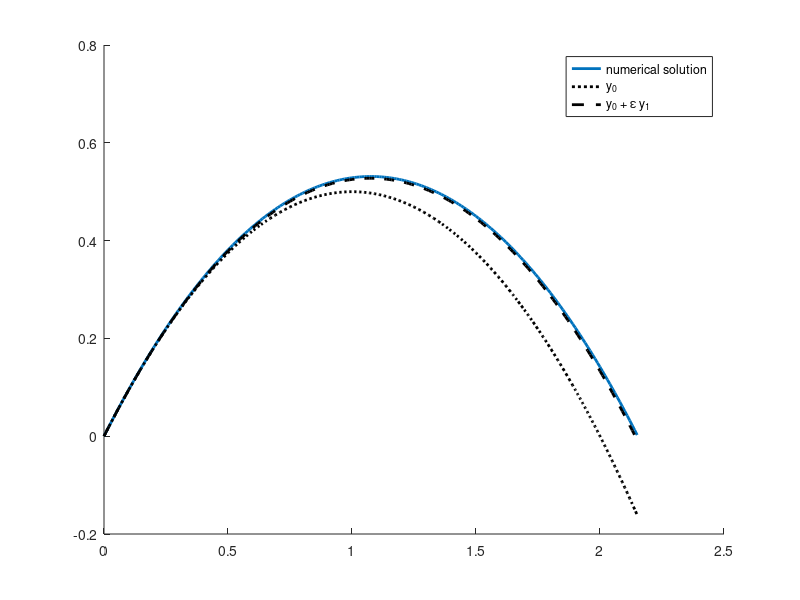

MATLAB code for this plot:
% ===========================================================================
% Solving y'' = -(1 + epsilon y)^(-2) for small epsilon
% ===========================================================================

% x_1 = y
% x_2 = y'

% x'_1 = x_2
% x'_2 = -(1 + epsilon x_1)^(-2)

% f(x) = (x_2, (1 + epsilon x_1)^(-2))

epsilon = 0.1;
dt = 0.01;
max_T = 3;

time = 0:dt:max_T;
N = length(time);

X = zeros(N, 2);
X(1,:) = [0, 1]; % y(0) = 0, y'(0) = 1
N_0 = 0;
% forward euler
f = @(x) [x(2), -(1 + epsilon*x(1))^(-2)];
for n = 1:N-1
    X(n+1,:) = X(n, :) + dt*f(X(n, :));
    if X(n+1,1) < eps
        N_0 = n;
        break;
    end
end

t = time(1:N_0);
% asymptotic solutions
y_0 = t.*(1 - 0.5*t);
y_1 = 0.333*t.^3.*(1 - 0.25*t);

hold on
plot(t, X(1:N_0,1), '-;numerical solution;', 'linewidth', 2)
plot(t, y_0, ':k;y_0;', 'linewidth', 2)
plot(t, y_0 + epsilon*y_1, '--k;y_0 + \epsilon y_1;', 'linewidth', 2)